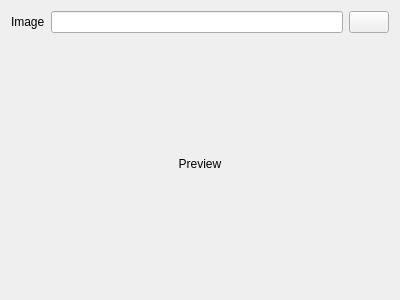
<?xml version="1.0" encoding="UTF-8"?>
<ui version="4.0">
 <class>GTACommentImageWidget</class>
 <widget class="QWidget" name="GTACommentImageWidget">
  <property name="geometry">
   <rect>
    <x>0</x>
    <y>0</y>
    <width>400</width>
    <height>300</height>
   </rect>
  </property>
  <property name="windowTitle">
   <string>Form</string>
  </property>
  <layout class="QGridLayout" name="gridLayout_2">
   <item row="0" column="0">
    <layout class="QHBoxLayout" name="horizontalLayout">
     <property name="sizeConstraint">
      <enum>QLayout::SetDefaultConstraint</enum>
     </property>
     <item>
      <widget class="QLabel" name="label">
       <property name="sizePolicy">
        <sizepolicy hsizetype="Fixed" vsizetype="Fixed">
         <horstretch>0</horstretch>
         <verstretch>0</verstretch>
        </sizepolicy>
       </property>
       <property name="text">
        <string>Image</string>
       </property>
      </widget>
     </item>
     <item>
      <widget class="QLineEdit" name="ImageNameLE"/>
     </item>
     <item>
      <widget class="QPushButton" name="SearchPB">
       <property name="text">
        <string/>
       </property>
       <property name="icon">
        <iconset resource="../resource.qrc">
         <normaloff>:/images/forms/img/SEARCH.png</normaloff>:/images/forms/img/SEARCH.png</iconset>
       </property>
      </widget>
     </item>
    </layout>
   </item>
   <item row="1" column="0">
    <widget class="QStackedWidget" name="ImagePreviewSW">
     <property name="currentIndex">
      <number>0</number>
     </property>
     <widget class="QWidget" name="page">
      <layout class="QGridLayout" name="gridLayout">
       <item row="0" column="0">
        <widget class="QLabel" name="ImagePreviewLabel">
         <property name="sizePolicy">
          <sizepolicy hsizetype="Preferred" vsizetype="Preferred">
           <horstretch>0</horstretch>
           <verstretch>0</verstretch>
          </sizepolicy>
         </property>
         <property name="text">
          <string>Preview</string>
         </property>
         <property name="alignment">
          <set>Qt::AlignCenter</set>
         </property>
        </widget>
       </item>
      </layout>
     </widget>
     <widget class="QWidget" name="page_2"/>
    </widget>
   </item>
  </layout>
 </widget>
 <resources>
  <include location="../resource.qrc"/>
 </resources>
 <connections/>
</ui>
